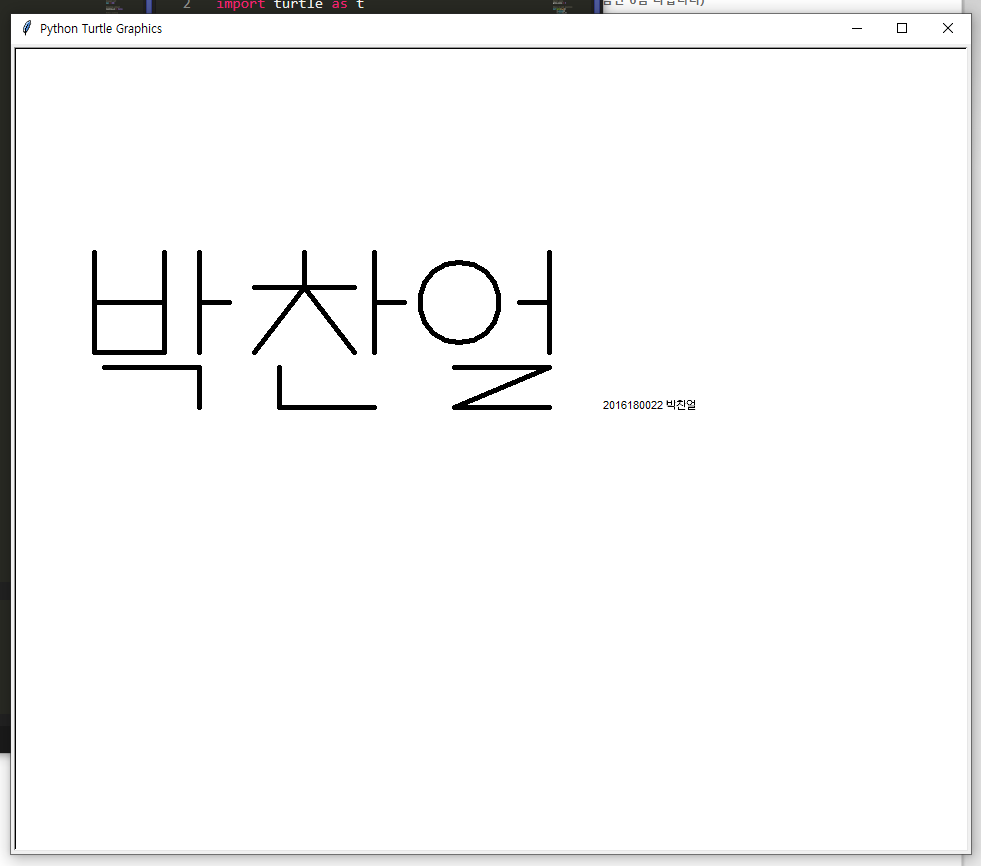

Generate this figure with Python:
#turtle_writename
import turtle as t

#natural width adjustment
t.width(5)

#direction def
down = -90
up = 90
right = 0
left = 180

#length def
len = 100

#leading adjust
leading_ad = False

#char leading
def char_leading():
	a,b = t.pos()
	if leading_ad == False:
		goto(a+1.6*len,b)
	else:
		goto(a+1.75*len,b)

#move to set position
def goto(a,b):
	t.penup()
	t.goto(a,b)
	t.pendown()

#move to start position
def goto_start():
	goto(-400,200)

#turnabout
def dir(a):
	t.setheading(a)

#end writing
def end():
	a,b = t.pos()
	goto(a,b-1.6*len)
	t.write("2016180022 박찬얼")
	t.hideturtle()
	t.exitonclick()

#funtion writing ㅂ(q)
def write_q():
	a,b = t.pos()
	dir(down)
	t.forward(len)
	dir(right)
	t.forward(0.7*len)
	dir(up)
	t.forward(len)
	goto(a,b-len/2)
	dir(right)
	t.forward(0.7*len)
	goto(a,b)

#funtion writing ㅏ(k)
def write_k():
	a,b = t.pos()
	if leading_ad == False:
		goto(a+1.05*len,b)
	else:
		goto(a+1.2*len,b)
	x,y = t.pos()
	dir(down)
	t.forward(len)
	goto(x,y-len/2)
	dir(right)
	t.forward(0.3*len)
	goto(a,b)

#funtion writing 받침 ㄱ(last_r)
def write_last_r():
	a,b = t.pos()
	goto(a+0.1*len,b-1.15*len)
	dir(right)
	t.forward(0.95*len)
	dir(down)
	t.forward(0.4*len)
	goto(a,b)

#funtion writing ㅊ(c)
def write_c():
	a,b = t.pos()
	goto(a+0.5*len,b)
	dir(down)
	t.forward(0.35*len)
	x,y = t.pos()
	goto(x-0.5*len, y)
	dir(right)
	t.forward(len)
	goto(x, y)
	t.goto(a,b-len)
	goto(x,y)
	t.goto(a+len,b-len)
	goto(a,b)

#funtion writing 받침 ㄴ(last_s)
def write_last_s():
	a,b = t.pos()
	goto(a+0.25*len,b-1.15*len)
	dir(down)
	t.forward(0.4*len)
	dir(right)
	t.forward(0.95*len)
	goto(a,b)

#funtion writing ㅇ(d)
def write_d():
	a,b = t.pos()
	goto(a+0.3*len, b-0.9*len)
	t.circle(0.4*len)
	goto(a,b)

#funtion writing ㅓ(j)
def write_j():
	a,b = t.pos()
	if leading_ad == False:
		goto(a+1.05*len,b)
	else:
		goto(a+1.2*len,b)
	x,y = t.pos()
	dir(down)
	t.forward(len)
	goto(x,y-len/2)
	dir(left)
	t.forward(0.3*len)
	goto(a,b)

#funtion writing 받침 ㄹ(last f)
def write_last_f():
	a,b = t.pos()
	goto(a+0.25*len,b-1.15*len)
	x,y = t.pos()
	dir(right)
	t.forward(0.95*len)
	t.goto(x,y-0.4*len)
	dir(right)
	t.forward(0.95*len)
	goto(a,b)

#t.speed(0)
goto_start()
write_q()
#leading_ad = False //base setting
write_k()
write_last_r()
char_leading()
write_c()
leading_ad = True
write_k()
write_last_s()
char_leading()
write_d()
#leading_ad = True //Keep leading
write_j()
write_last_f()
char_leading()
end()
